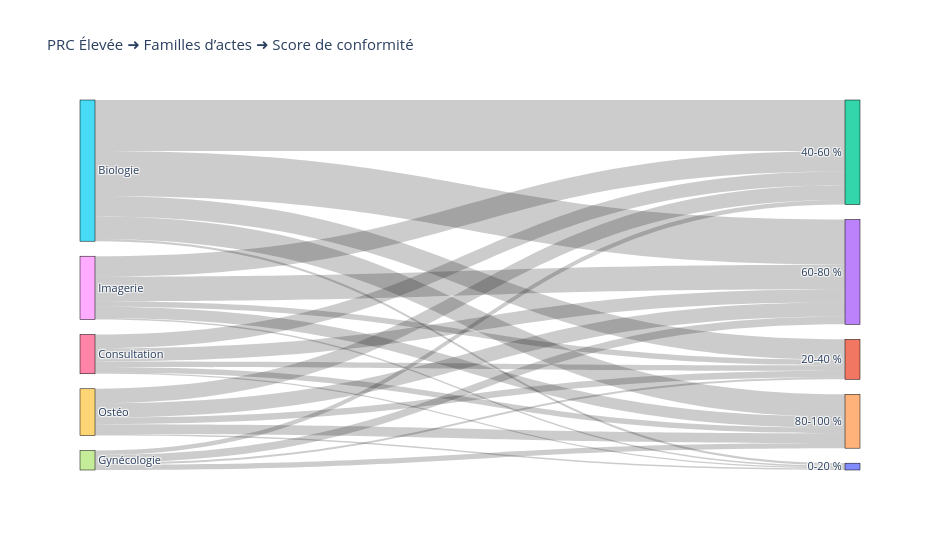

Notebook source saved alongside this figure:
### Code cell
# Diagramme 6 : Famille ➜ Score de conformité (PRC Élevée)
df_prc1 = df_long[df_long["PRC"] == 1]

links_prc1 = (
    df_prc1
    .query("conforme == 1")
    .groupby(["Famille", "score_band"])
    .size()
    .reset_index(name="value")
    .rename(columns={"Famille": "source", "score_band": "target"})
)

sankey_from_df(links_prc1, "PRC Élevée ➜ Familles d’actes ➜ Score de conformité")

### Figure 1 — Plotly figure (JSON) as saved in the notebook; plotly's stock layout.template omitted (floating-point values rounded to 4 significant figures)
{"data": [{"arrangement": "snap", "link": {"source": [5, 5, 5, 5, 5, 6, 6, 6, 6, 6, 7, 7, 7, 7, 7, 8, 8, 8, 8, 8, 9, 9, 9, 9, 9], "target": [0, 1, 2, 3, 4, 0, 1, 2, 3, 4, 0, 1, 2, 3, 4, 0, 1, 2, 3, 4, 0, 1, 2, 3, 4], "value": [7, 63, 157, 139, 69, 4, 17, 43, 40, 17, 0, 6, 14, 24, 16, 5, 17, 63, 76, 34, 5, 20, 45, 44, 30]}, "node": {"label": ["0-20 %", "20-40 %", "40-60 %", "60-80 %", "80-100 %", "Biologie", "Consultation", "Gynécologie", "Imagerie", "Ostéo"], "line": {"color": "black", "width": 0.5}, "pad": 15, "thickness": 15}, "type": "sankey"}], "layout": {"font": {"size": 11}, "height": 550, "title": {"text": "PRC Élevée ➜ Familles d’actes ➜ Score de conformité"}, "width": 940}}
